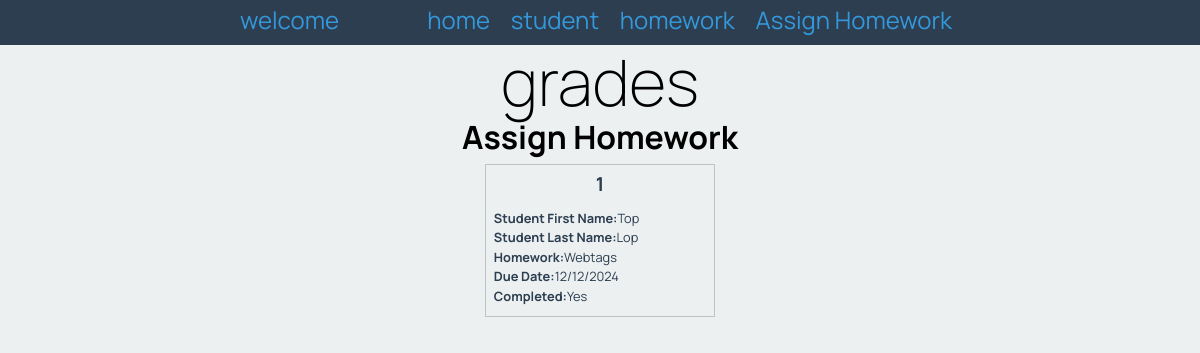
Page /assign on the earlier database version.
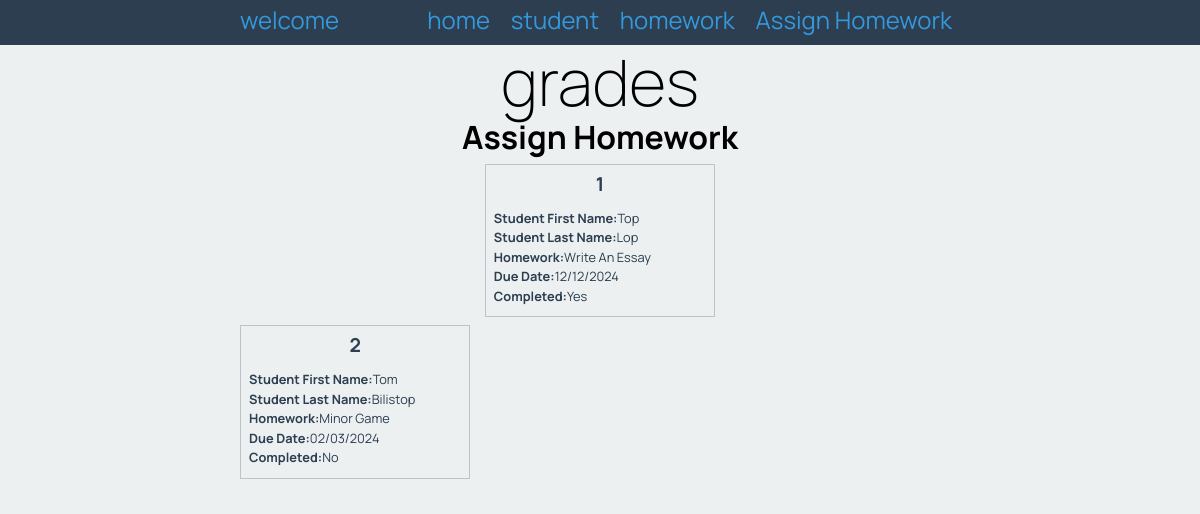
Same page on the later database version.
### tables this page shows
CREATE TABLE "Assigned"
(
    id           integer
        primary key autoincrement,
    name_id      integer
        constraint Assign_Student_id_fk
            references Student,
    homework_id  integer
        constraint Assign_Homework_id_fk
            references Homework,
    due_date     Varchar(30),
    completed    Varchar(30),
    last_name_id Varchar(30)
        constraint Assigned_Student_last_name_fk
            references Student (last_name)
);

CREATE TABLE "Student"
(
    id          integer
        primary key autoincrement,
    name        Varchar(30),
    last_name   Varchar(30),
    year_level  integer,
    email       varchar(50),
    description varchar(300)
);

CREATE TABLE "Homework"
(
    id          integer
        primary key,
    task        Varchar(30),
    difficulty  Varchar(30),
    subject     Varchar(30),
    description Varchar(300)
);

### app.py (the view)
@app.route('/assign')
def render_assign_page():  # put application's code here
    con = create_connection(DATABASE)
    query = "SELECT a.id, name , task, due_date, completed, last_name FROM Assigned a " \
            "INNER JOIN Student s ON s.id = a.name_id " \
            "INNER JOIN Homework  h ON h.id =  a.homework_id"
    cur = con.cursor()
    cur.execute(query)
    assigned_homework_list = cur.fetchall()
    con.close()
    print(assigned_homework_list)
    return render_template('assigned.html', assignedhomeworks=assigned_homework_list)

### app.py (called while the page is built)
def create_connection(db_file):
    try:
        connection = sqlite3.connect(db_file)
        return connection
    except Error as e:
        print(e)
    return None

### templates/assigned.html
{% extends 'base.html' %}
{% block pageheading %}
Assign Homework
{% endblock %}
{% block main %}
    <div class ="grades">
    {% for homework in assignedhomeworks %}
        <div class ="grade-box">
            <h3 class="grade-box-heading">{{ homework[0] }}</h3>
            <div class="grade-box-info">
                <p><strong>Student First Name:</strong>{{ homework[1] }}</p>
                <p><strong>Student Last Name:</strong>{{ homework[5] }}</p>
                <p><strong>Homework:</strong>{{ homework[2] }}</p>
                <p><strong>Due Date:</strong>{{ homework[3] }}</p>
                <p><strong>Completed:</strong>{{ homework[4] }}</p>
            </div>
        </div>
    </div>
    {% endfor %}
{% endblock %}

### templates/base.html (shortened to what this page needs)
<!DOCTYPE html>
<html lang="en">
<head>
    <link rel="stylesheet" href="https://cdnjs.cloudflare.com/ajax/libs/normalize/8.0.1/normalize.css"/>
    <link href="{{ url_for('static', filename='grades.css') }}" rel="stylesheet">
</head>
<body>
    <nav>
    <div class="container">
        <div class="navbar-brand">welcome</div>
        <div class="navbar-links">
            <a href="/">home</a>
            <a href="/student">student</a>
            <a href="/homework">homework</a>
            <a href="/assign">Assign Homework</a>
        </div>
    </div>
</nav>
<div class="container">
    <header>
        <h1>grades</h1>
        <h2>{% block pageheading %}{% endblock %}</h2>
    </header>
    <main>
        {% block main %}
        {% endblock %}
    </main>
</div>
</body>
</html>

### static/grades.css (style rules this page uses)
* { font-family: 'Manrope', sans-serif; padding: 0; margin: 0; box-sizing: border-box; }
body { background-color: rgba(236, 240, 241, 1.0); }
.container { width: 60vw; margin: auto; }
.container::after { content: ""; clear: both; display: table; }
h1 { text-align: center; font-weight: 200; font-size: 4rem; margin: 0; }
h2 { font-size: 2rem; text-align: center; margin: 0 0 0.5rem 0; }
nav { background-color: rgba(44, 62, 80, 1.0); text-align: center; font-size: 1.5rem; padding-top: 0.4rem; padding-bottom: 0.7rem; color: rgba(52, 152, 219, 1.0); }
.navbar-brand { display: inline; float: left; }
.navbar-links { display: inline; float: right; }
nav a { padding: 0 0.5rem; font-size: 1.5rem; }
a, a:visited { color: rgba(52, 152, 219, 1.0); text-decoration: none; }
.grades { display: flex; flex-wrap: wrap; justify-content: space-evenly; }
.grade-box { width: 32%; border: 1px solid rgba(189, 195, 199, 1.0); color: rgba(44, 62, 80, 1.0); margin-bottom: 0.5rem; }
.grade-box-heading { padding: 0.5rem; }
.grade-box-info { padding: 0.5rem; }
.grade-box h3 { font-size: 1.2rem; text-align: center; }
.grade-box p { font-size: 0.8rem; margin-bottom: 0.3rem; }

Differences in the rows shown:
changed Assigned "Yes": task "Webtags" → "Write An Essay"
added Assigned: id "2", name "Tom", last_name "Bilistop", task "Minor Game", due_date "02/03/2024", completed "No"
